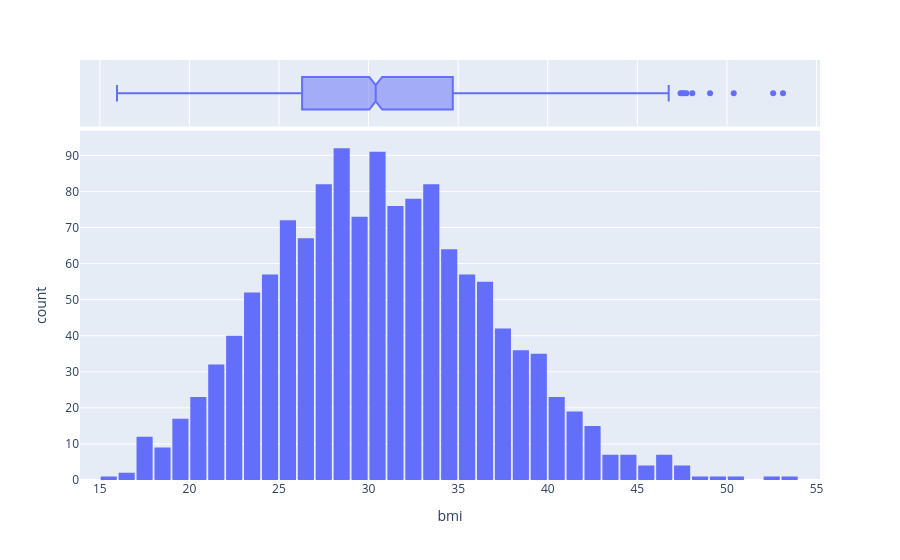

Notebook cell for this chart:
### Code cell
fig = px.histogram(medical_df,x='bmi',nbins=47,marginal='box')
fig.update_layout(bargap=0.1)
fig.show()

### Figure 1 — Plotly figure (JSON) as saved in the notebook; plotly's stock layout.template omitted (floating-point values rounded to 4 significant figures; data arrays with more than 128 entries replaced by an {"elided": "..."} marker saying what was removed)
{"data": [{"bingroup": "x", "hovertemplate": "bmi=%{x}<br>count=%{y}<extra></extra>", "legendgroup": "", "marker": {"color": "#636efa", "pattern": {"shape": ""}}, "name": "", "nbinsx": 47, "orientation": "v", "showlegend": false, "type": "histogram", "x": {"elided": "1338 float values"}, "xaxis": "x", "yaxis": "y"}, {"hovertemplate": "bmi=%{x}<extra></extra>", "legendgroup": "", "marker": {"color": "#636efa"}, "name": "", "notched": true, "showlegend": false, "type": "box", "x": {"elided": "1338 float values"}, "xaxis": "x2", "yaxis": "y2"}], "layout": {"bargap": 0.1, "barmode": "relative", "legend": {"tracegroupgap": 0}, "margin": {"t": 60}, "xaxis": {"anchor": "y", "domain": [0, 1], "title": {"text": "bmi"}}, "xaxis2": {"anchor": "y2", "domain": [0, 1], "matches": "x", "showgrid": true, "showticklabels": false}, "yaxis": {"anchor": "x", "domain": [0, 0.8316], "title": {"text": "count"}}, "yaxis2": {"anchor": "x2", "domain": [0.8416, 1], "matches": "y2", "showgrid": false, "showline": false, "showticklabels": false, "ticks": ""}}}
